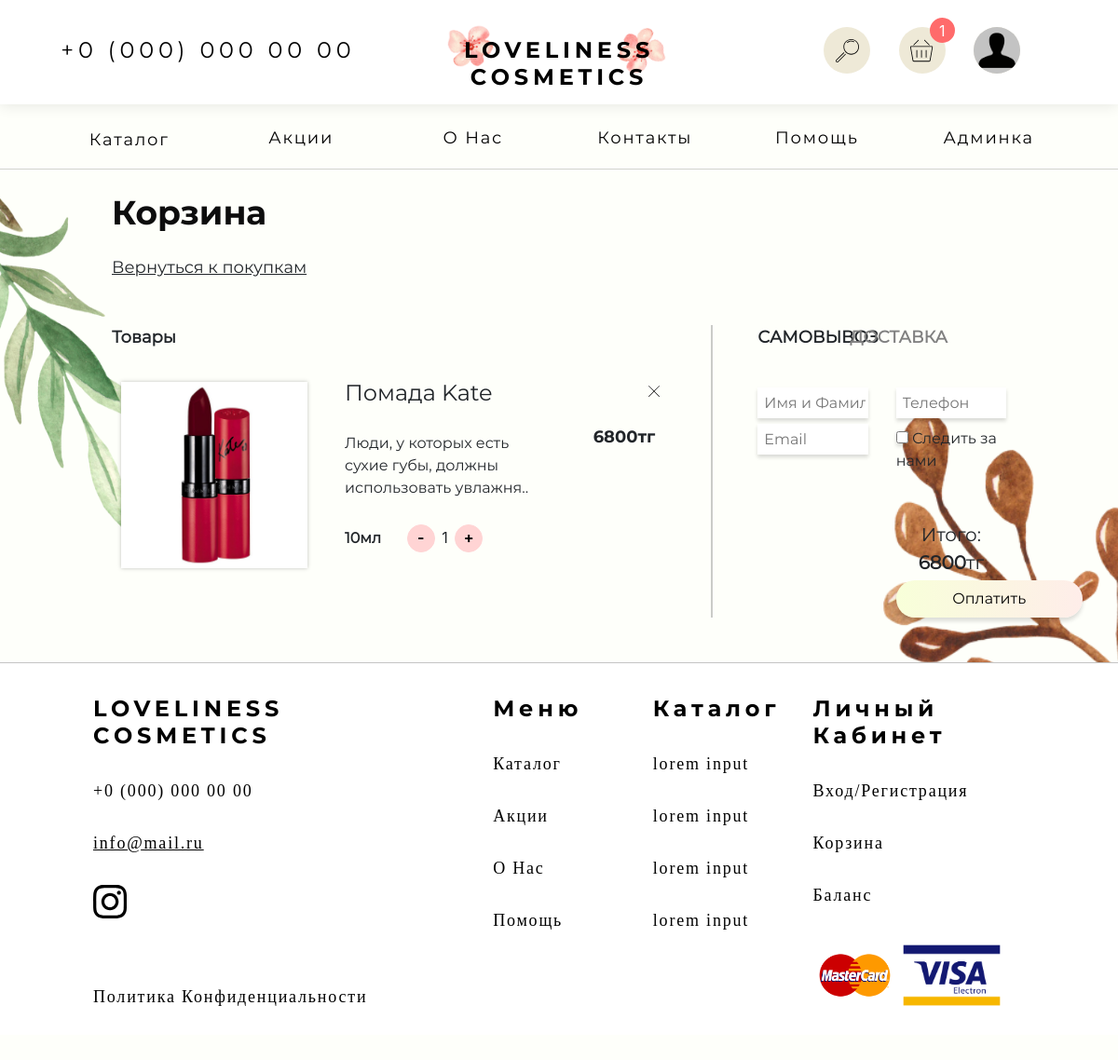
/cart (signed in), run on an earlier commit of the app's database.
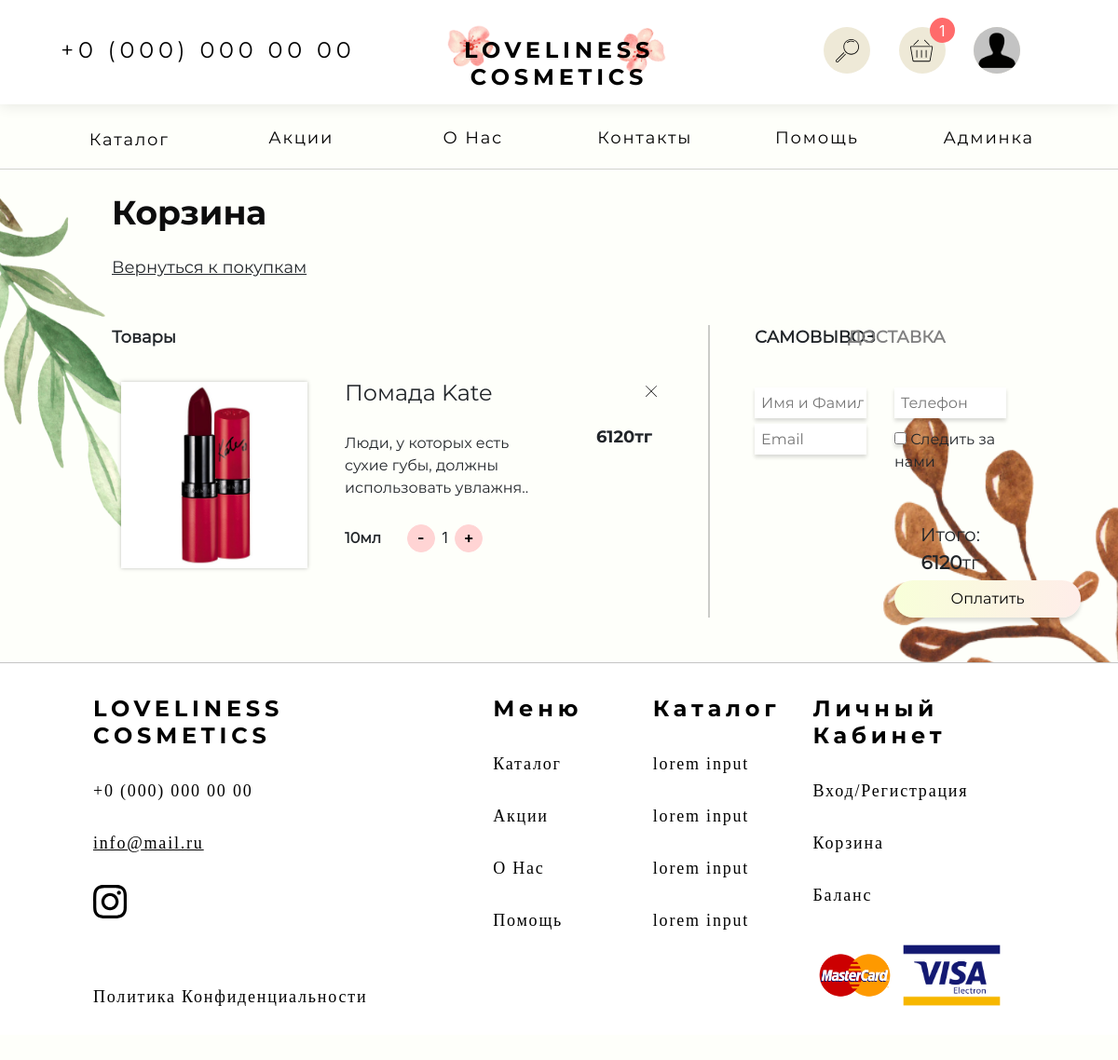
And on a later commit of the database.
### main/models.py (models this page shows, shortened)
class Purchased_Product(models.Model):
    product = models.ForeignKey(Product, on_delete=models.CASCADE)
    count = models.IntegerField(null=True)
    user = models.ForeignKey(User, on_delete=models.CASCADE)

class Product(models.Model):
    name = models.TextField(default='')
    description = models.TextField(default='')
    price = models.IntegerField(null=True, blank=True)
    pub_date = models.DateTimeField(default=timezone.now)
    category =  models.ForeignKey(Category, on_delete=models.CASCADE, blank=True, null=True)
    brand =  models.ForeignKey(Brand, on_delete=models.CASCADE, blank=True, null=True)
    images = models.ManyToManyField(Image, blank=True)
    count_on_shop = models.IntegerField(null=True, blank=True, default=0)
    discount = models.IntegerField(null=True, blank=True, default=0)
    def discount_price(self):
        if self.discount == 0:
            return self.price
        return self.price - int(self.price * (self.discount / 100))

class Bag(models.Model):
    products = models.ManyToManyField(Purchased_Product, blank=True)
    owner = models.OneToOneField(User, on_delete=models.CASCADE, primary_key=True)
    def count_of_products(self):
        count = 0
        for purchased_product in self.products.all():
            count += purchased_product.count
        return count
    def sum_of_products(self):
        sum = 0
        for purchased_product in self.products.all():
            for i in range(purchased_product.count):
                sum += purchased_product.product.discount_price()
        return sum

class Image(models.Model):
    img_url = models.TextField(default='')
    name = models.TextField(default='')
    absolute_path = models.TextField(default='')

### main/views.py (the view)
def cart(request):
    user = get_current_user(request)
    bag = get_users_bag(user)
    return render(request, "cart.html", {
        "user": user,
        "bag": bag,
        "categories": pack(list(Category.objects.all())),
        "all_brands": pack(list(Brand.objects.all())),
    })

### main/views.py (called while the page is built)
def pack(_list):
    new_list = list(zip(_list[::2], _list[1::2]))
    if len(_list) % 2 == 1:
        new_list.append((_list[-1], None))
    return new_list

def get_current_user(req):
    try:
        user_id = req.session["user_id"]
        role = req.session["role"]
        user = User.objects.get(id=user_id)
        return user
    except Exception as error:
        print(error)
        return None

def get_users_bag(user):
    try:
        bag = Bag.objects.get(owner=user)
        return bag
    except:
        return None

### main/templates/cart.html (shortened to what the changed rows need)
{% extends "base.html" %}
{% load static %}
{% block styles %}
    <link rel="stylesheet" href="{% static 'css/cart.css' %}">
    <link rel="stylesheet" href="{% static 'css/support.css' %}">
    <link rel="stylesheet" href="{% static 'css/popular-block.css' %}">
{% endblock %}
{% block content %}
    <div class="wrap-content">
        <br><br>
        <div class="cart-content">
            <div class="items-block">
                <br>
                {% for item in bag.products.all %}
                    <div id="product{{ item.id }}.2" class="item-pc-version hide-on-mobile">
                        <div class="item-pc-version-image">
                            {% with item.product.images.all|first as image %}
                                <img src="{{image.img_url}}" alt="">
                            {% endwith %}
                        </div>
                        <div class="delete-button">
                            <form action="{% url 'main:delete_product_from_bag'%}" method="POST">
                                <div class="icon" onclick="delete_product({{item.id}}, {{ item.count }}, '{{ csrf_token }}')"></div>
                            </form>
                        </div>
                        <div class="item-pc-version-description">
                            <div class="item-title">{{ item.product.name }}</div>
                            <br>
                            <div class="item-text">{{item.product.description|slice:"0:60"}}..</div>
                            <br>
                            <div class="volume-amount-block">
                                <div class="item-text volume"><b>10мл</b></div>
                                <div class="amount">
                                    <button onclick="delete_one_product({{ item.product.id }}, '{{ csrf_token }}')">-</button>
                                    <span id="count{{ item.product.id }}.2">{{ item.count }}</span>
                                    <button onclick="add({{ item.product.id }}, {{ item.product.price }}, '{{ csrf_token }}')">
                                        +
                                    </button>
                                </div>
                            </div>
                        </div>
                        <div class="item-pc-version-price">
                            <div class="item-price">{{ item.product.discount_price }}тг</div>
                        </div>
                    </div>
                {% endfor %}
            </div>
            <div class="inputs-block">
                <br>
                <br><br>
                <div class="total-order-block">
                    <div class="row">
                        <div class="col-md-6 col-sm-12 col-xs-12" style="text-align: center">
                            <div class="total-price">Итого: <b id="total-price">{{ bag.sum_of_products }}</b>тг</div>
                        </div>
                    </div>
                </div>
            </div>
        </div>
    </div>
    <br><br>
{% endblock %}

### main/templates/base.html (shortened to what the changed rows need)
{% load static %}
{% block links %}
    <head>
        <link rel="stylesheet" href="{%static 'css/alertify/alertify.min.css'%}">
        <link rel="stylesheet" href="{%static 'css/alertify/themes/default.min.css'%}">
        <link rel="stylesheet" href="{%static 'css/bootstrap/bootstrap.min.css'%}">
        <link rel="stylesheet" href="{%static 'css/main.css'%}">
        <link rel="stylesheet" href="{%static 'css/submenu.css'%}">
        <link rel="stylesheet" href="{%static 'css/pagination.css'%}">
        {% block styles %}
        {% endblock %}
    </head>
{% endblock %}
{% block body%}
    <body style='overflow-x:hidden;'>
        <div class="wrap" style="position: relative;z-index: 4;">
            {% block header %}
                <div class="header hide-on-mobile">
                    <div class="row">
                        <div class="icons-block col-md-4 col-sm-4">
                            {% if user %}
                                <a href="{% url 'main:cart' %}">
                                    <div class="header-icon" id="basket-icon" style="background-image:url('{%static "images/icons/basket.svg" %}')">
                                        <div class="basket-count" id="bag_count">
                                            {{bag.count_of_products}}
                                        </div>
                                    </div>
                                </a>
                            {% endif %}
                        </div>
                    </div>
                </div>
            {% endblock %}
                {% block content%}
                {%endblock%}
        </div>
    </body>
{% endblock %}

What changed in the data, as far as the page shows it:
changed through a linked row, Bag: sum_of_products "6800" → "6120"
changed through a linked row, Purchased_Product "Помада Kate": product.discount_price "6800" → "6120"
